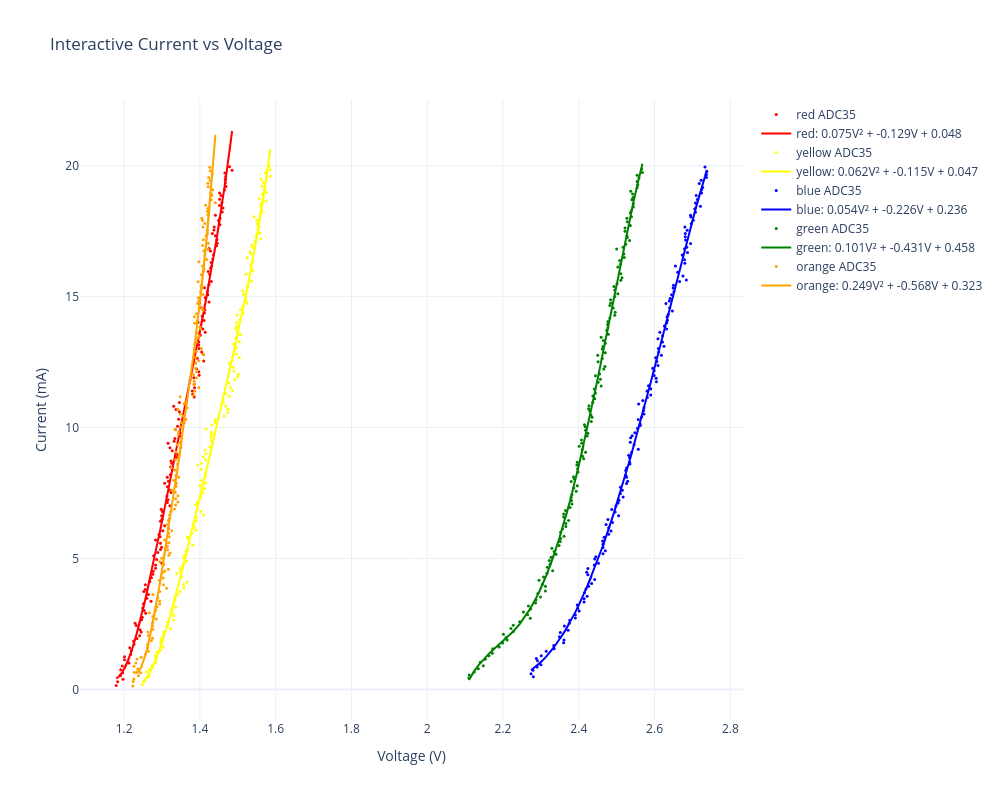

Notebook code for this chart:
### Code cell
# Files
data_files = {
    "red": "lab_red.csv",
    "yellow": "lab_yellow.csv",
    "blue": "lab_blue.csv",
    "green": "lab_green.csv",
    "orange": "lab_orange.csv"
}

fig = go.Figure()

R = 100  # ohms
V1 = 10

for color, file in data_files.items():
    df = pd.read_csv(file)

    df['V_led']=df['adc34_voltage'] * ((10000+2000)/2000) - df['adc35_voltage']
    df['Iled']=df['adc35_voltage']/100

    df = df[df['Iled'] <= 0.02]

    p = np.poly1d(np.polyfit(df['V_led'], df['Iled'], 4))
    
    df['fit'] = p(df['V_led'])

    a, b, c = np.polyfit(df['V_led'], df['Iled'], 2)
    name=f'{color} fit: {a:.2e}V² + {b:.2e}V + {c:.2e}'

    # Add traces
    fig.add_trace(go.Scatter(
        x=df['V_led'],
        y=df['Iled']*1000,
        mode='markers',
        name=f'{color} ADC35',
        marker=dict(color=color, size=3)
    ))

    fig.add_trace(go.Scatter(
        x=df['V_led'],
        y=df['fit']*1000,
        mode='lines',
        name=f'{color}: {a:.3f}V² + {b:.3f}V + {c:.3f}',
        line=dict(color=color, dash='solid')
    ))

# Layout
fig.update_layout(
    title="Interactive Current vs Voltage",
    xaxis_title="Voltage (V)",
    yaxis_title="Current (mA)",
    template="plotly_white",
    width=1000,
    height=800
)

fig.show()

### Figure 1 — Plotly figure (JSON) as saved in the notebook; plotly's stock layout.template omitted (floating-point values rounded to 4 significant figures; data arrays with more than 128 entries replaced by an {"elided": "..."} marker saying what was removed)
{"data": [{"marker": {"color": "red", "size": 3}, "mode": "markers", "name": "red ADC35", "type": "scatter", "x": {"elided": "163 float values"}, "y": {"elided": "163 float values"}}, {"line": {"color": "red", "dash": "solid"}, "mode": "lines", "name": "red: 0.075V² + -0.129V + 0.048", "type": "scatter", "x": {"elided": "163 float values"}, "y": {"elided": "163 float values"}}, {"marker": {"color": "yellow", "size": 3}, "mode": "markers", "name": "yellow ADC35", "type": "scatter", "x": {"elided": "163 float values"}, "y": {"elided": "163 float values"}}, {"line": {"color": "yellow", "dash": "solid"}, "mode": "lines", "name": "yellow: 0.062V² + -0.115V + 0.047", "type": "scatter", "x": {"elided": "163 float values"}, "y": {"elided": "163 float values"}}, {"marker": {"color": "blue", "size": 3}, "mode": "markers", "name": "blue ADC35", "type": "scatter", "x": {"elided": "160 float values"}, "y": {"elided": "160 float values"}}, {"line": {"color": "blue", "dash": "solid"}, "mode": "lines", "name": "blue: 0.054V² + -0.226V + 0.236", "type": "scatter", "x": {"elided": "160 float values"}, "y": {"elided": "160 float values"}}, {"marker": {"color": "green", "size": 3}, "mode": "markers", "name": "green ADC35", "type": "scatter", "x": {"elided": "160 float values"}, "y": {"elided": "160 float values"}}, {"line": {"color": "green", "dash": "solid"}, "mode": "lines", "name": "green: 0.101V² + -0.431V + 0.458", "type": "scatter", "x": {"elided": "160 float values"}, "y": {"elided": "160 float values"}}, {"marker": {"color": "orange", "size": 3}, "mode": "markers", "name": "orange ADC35", "type": "scatter", "x": {"elided": "163 float values"}, "y": {"elided": "163 float values"}}, {"line": {"color": "orange", "dash": "solid"}, "mode": "lines", "name": "orange: 0.249V² + -0.568V + 0.323", "type": "scatter", "x": {"elided": "163 float values"}, "y": {"elided": "163 float values"}}], "layout": {"height": 800, "title": {"text": "Interactive Current vs Voltage"}, "width": 1000, "xaxis": {"title": {"text": "Voltage (V)"}}, "yaxis": {"title": {"text": "Current (mA)"}}}}
